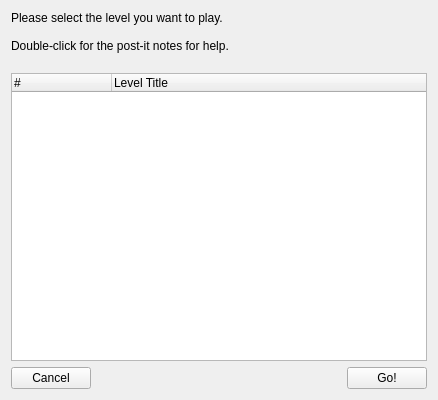
<?xml version="1.0" encoding="UTF-8"?>
<ui version="4.0">
 <class>ChooseLevel</class>
 <widget class="AnimatedDialog" name="ChooseLevel">
  <property name="geometry">
   <rect>
    <x>0</x>
    <y>0</y>
    <width>438</width>
    <height>400</height>
   </rect>
  </property>
  <property name="windowTitle">
   <string>Choose your game!</string>
  </property>
  <property name="autoFillBackground">
   <bool>true</bool>
  </property>
  <layout class="QVBoxLayout" name="verticalLayout">
   <item>
    <widget class="QLabel" name="label">
     <property name="text">
      <string>Please select the level you want to play.

Double-click for the post-it notes for help.
</string>
     </property>
    </widget>
   </item>
   <item>
    <widget class="QTreeWidget" name="theTreeWidget">
     <property name="itemsExpandable">
      <bool>false</bool>
     </property>
     <property name="expandsOnDoubleClick">
      <bool>false</bool>
     </property>
     <column>
      <property name="text">
       <string>#</string>
      </property>
     </column>
     <column>
      <property name="text">
       <string>Level Title</string>
      </property>
     </column>
    </widget>
   </item>
   <item>
    <layout class="QHBoxLayout" name="horizontalLayout">
     <item>
      <widget class="QPushButton" name="pushButton_cancel">
       <property name="styleSheet">
        <string notr="true">background: url(:/button.png);</string>
       </property>
       <property name="text">
        <string>Cancel</string>
       </property>
      </widget>
     </item>
     <item>
      <spacer name="horizontalSpacer">
       <property name="orientation">
        <enum>Qt::Horizontal</enum>
       </property>
       <property name="sizeHint" stdset="0">
        <size>
         <width>40</width>
         <height>20</height>
        </size>
       </property>
      </spacer>
     </item>
     <item>
      <widget class="QPushButton" name="pushButton_go">
       <property name="styleSheet">
        <string notr="true">background: url(:/button.png);</string>
       </property>
       <property name="text">
        <string>Go!</string>
       </property>
      </widget>
     </item>
    </layout>
   </item>
  </layout>
 </widget>
 <customwidgets>
  <customwidget>
   <class>AnimatedDialog</class>
   <extends>QWidget</extends>
   <header>animateddialog.h</header>
   <container>1</container>
  </customwidget>
 </customwidgets>
 <resources/>
 <connections/>
</ui>
